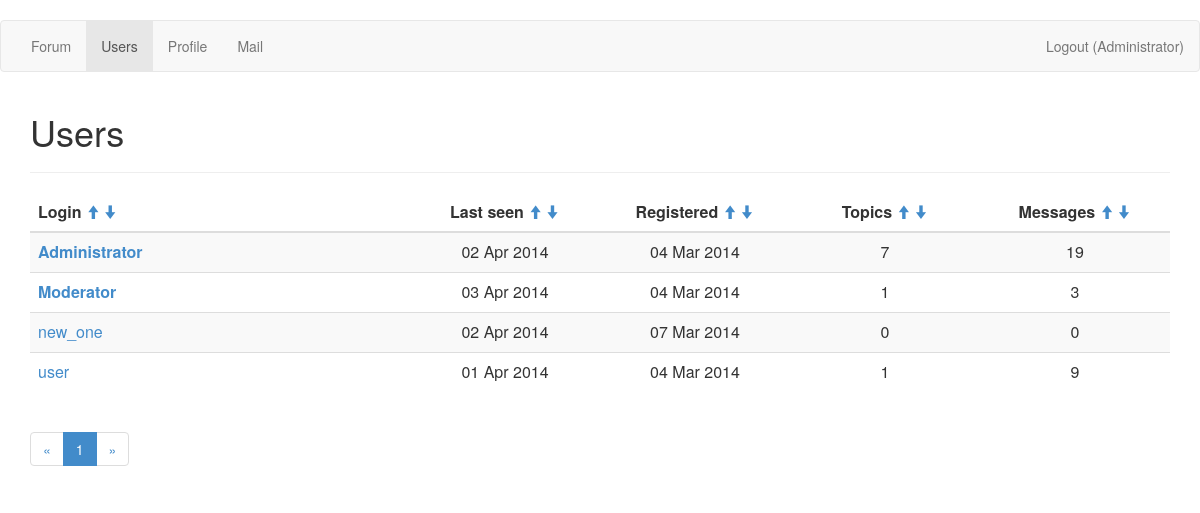
/userlist (signed in), run on an earlier commit of the app's database.
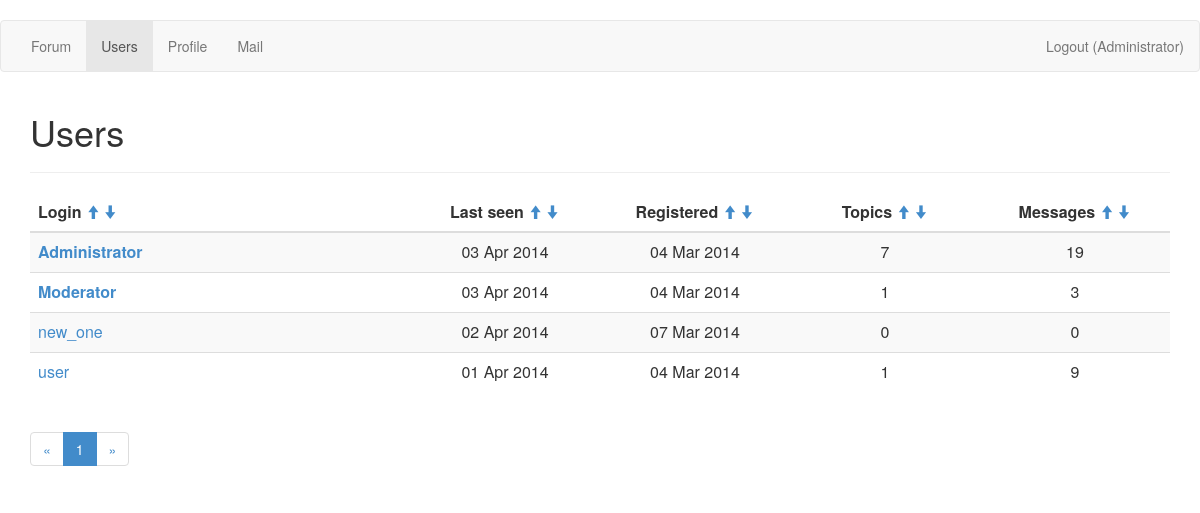
And on a later commit of the database.
### app/models.py (models this page shows, shortened)
class User(db.Model):
    __tablename__ = 'User'
    id = db.Column(db.Integer, primary_key=True)
    login = db.Column(db.Text, unique=True, nullable=False)
    password = db.Column(db.Text, nullable=False)
    role = db.Column(db.Integer, default=2, nullable=False)
    email = db.Column(db.Text, nullable=False)
    city = db.Column(db.Text, default='unknown')
    country = db.Column(db.Text, default='unknown')
    db_avatar = db.Column(db.Boolean, default=False)
    topic_count = db.Column(db.Integer, default=0)
    message_count = db.Column(db.Integer, default=0)
    reg_date = db.Column(db.DateTime, default=datetime.utcnow, nullable=False)
    last_seen = db.Column(db.DateTime, default=datetime.utcnow, onupdate=datetime.utcnow, nullable=False)
    def is_authenticated(self):
        return(True)
    @property
    def unread_mail(self):
        count = 0
        for message in self.mail_all.filter(Mailbox.directory=='0'):
            if not message.read:
                count += 1
        return(count)

### app/views.py (the view)
@app.route('/userlist')
def userlist(page=1):
    if request.args.get('page'):
        page = int(request.args.get('page'))
    pagination = Pagination(page, USER_PER_PAGE, User.query.count())
    sort_field = request.args.get('sort')
    sort_order = request.args.get('desc')
    if sort_field == 'last_seen' and sort_order == 'True':
        users_list = User.query.order_by(User.last_seen.desc()).all()
    elif sort_field == 'last_seen':
        users_list = User.query.order_by(User.last_seen).all()
    elif sort_field == 'reg_date' and sort_order == 'True':
        users_list = User.query.order_by(User.reg_date.desc()).all()
    elif sort_field == 'reg_date':
        users_list = User.query.order_by(User.reg_date).all()
    elif sort_field == 'topics' and sort_order == 'True':
        users_list = User.query.order_by(User.topic_count.desc()).all()
    elif sort_field == 'topics':
        users_list = User.query.order_by(User.topic_count).all()
    elif sort_field == 'messages' and sort_order == 'True':
        users_list = User.query.order_by(User.message_count.desc()).all()
    elif sort_field == 'messages':
        users_list = User.query.order_by(User.message_count).all()
    elif sort_field == 'login' and sort_order == 'True':
        users_list = User.query.order_by(User.login.collate('NOCASE').desc()).all()
    else:
        users_list = User.query.order_by(User.login.collate('NOCASE')).all()
    return(render_template('/userlist.html',
        user=current_user,
        users_list=users_list,
        pagination=pagination))

### app/views.py (called while the page is built)
@lm.user_loader
def load_user(id):
    return(User.query.get(int(id)))

    @property
    def pages(self):
        return(int(ceil(float(self.total_count)/self.per_page)))

    @property
    def pages_list(self):
        if self.pages < 4:
            res = range(1, self.pages+1)
        elif self.page < 3 and self.page+2 < self.pages:
            res = range(1, self.page+3)
        elif self.page < 3 and self.page+2 >= self.pages:
            res = range(1, self.pages+1)
        elif self.page > self.pages-3:
            res = range(self.page-2, self.pages+1)
        else:
            res = range(self.page-2, self.page+3)
        return(res)

    @property
    def first(self):
        if self.page == 1:
            return(0)
        else:
            return((self.page-1)*self.per_page)

    @property
    def last(self):
        if self.page == self.pages:
            return(None)
        else:
            return(self.page*self.per_page)

### app/templates/userlist.html (shortened to what this page needs)
﻿{% extends "base.html" %}
{% block content %}
<h1>Users</h1>
<hr>
<table class="table table-striped">
    <thead>
        <tr>
            <th class="col-md-4">
                Login
                <a href="{{url_for('userlist', sort='login', desc=True)}}"><small><i class="glyphicon glyphicon-arrow-up"></i></small></a>
                <a href="{{url_for('userlist', sort='login', desc=False)}}"><small><i class="glyphicon glyphicon-arrow-down"></i></small></a>
            </th>
            <th class="col-md-2 text-center">
                Last seen
                <a href="{{url_for('userlist', sort='last_seen', desc=True)}}"><small><i class="glyphicon glyphicon-arrow-up"></i></small></a>
                <a href="{{url_for('userlist', sort='last_seen', desc=False)}}"><small><i class="glyphicon glyphicon-arrow-down"></i></small></a>
            </th>
            <th class="col-md-2 text-center">
                Registered
                <a href="{{url_for('userlist', sort='reg_date', desc=True)}}"><small><i class="glyphicon glyphicon-arrow-up"></i></small></a>
                <a href="{{url_for('userlist', sort='reg_date', desc=False)}}"><small><i class="glyphicon glyphicon-arrow-down"></i></small></a>
            </th>
            <th class="col-md-2 text-center">
                Topics
                <a href="{{url_for('userlist', sort='topics', desc=True)}}"><small><i class="glyphicon glyphicon-arrow-up"></i></small></a>
                <a href="{{url_for('userlist', sort='topics', desc=False)}}"><small><i class="glyphicon glyphicon-arrow-down"></i></small></a>
            </th>
            <th class="col-md-2 text-center">
                Messages
                <a href="{{url_for('userlist', sort='messages', desc=True)}}"><small><i class="glyphicon glyphicon-arrow-up"></i></small></a>
                <a href="{{url_for('userlist', sort='messages', desc=False)}}"><small><i class="glyphicon glyphicon-arrow-down"></i></small></a>
            </th>
        </tr>
    </thead>
    <tbody>
        {% for user in users_list[pagination.first:pagination.last] %}
        <tr>
            <td>
            {% if user.role < 2 %}
                <b><a href="{{url_for('user_profile', user_id=user.id)}}">{{user.login}}</a></b>
            {% else %}
                <a href="{{url_for('user_profile', user_id=user.id)}}">{{user.login}}</a>
            {% endif %}
            </td>
            <td class="text-center">{{user.last_seen.strftime('%d %b %Y')}}</td>
            <td class="text-center">{{user.reg_date.strftime('%d %b %Y')}}</td>
            <td class="text-center">{{user.topic_count}}</td>
            <td class="text-center">{{user.message_count}}</td>
        </tr>
        {% endfor %}
    </tbody>
</table>
<ul class="pagination">
    <li><a href="{{url_for('userlist', page=1)}}">&laquo;</a></li>
    {% for page_number in pagination.pages_list %}
    <li{% if page_number == pagination.page %} class="active"{% endif %}>
        <a href="{{url_for('userlist', page=page_number)}}">{{page_number}}</a>
    </li>
    {% endfor %}
    <li><a href="{{url_for('userlist', page=pagination.pages)}}">&raquo;</a></li>
</ul>
{% endblock %}

### app/templates/base.html (shortened to what this page needs)
<!DOCTYPE html>
<head>
    <link rel="stylesheet" type="text/css" href="/static/css/bootstrap.min.css">
    <link rel="stylesheet" type="text/css" href="/static/css/custom.css">
</head>
<body>
<div class="navbar navbar-default" role="navigation">
    <div class="container-fluid">
        <ul class="nav navbar-nav">
            <li {% if request.path == '/' or request.path[:6] == '/forum' %}class="active"{% endif %}><a href="{{url_for('forum')}}">Forum</a></li>
            <li {% if request.path[:9] == '/userlist' %}class="active"{% endif %}><a href="{{url_for('userlist')}}">Users</a></li>
            {% if user.is_authenticated() %}
            <li {% if request.path[:8] == '/profile' %}class="active"{% endif %}><a href="{{url_for('my_profile')}}">Profile</a></li>
            <li {% if request.path[:8] == '/mailbox' %}class="active"{% endif %}><a href="{{url_for('mailbox')}}">Mail{% if user.unread_mail %} <sup><small>{{user.unread_mail}}</small></sup>{% endif %}</a></li>
            {% endif %}
        </ul>
        <ul class="nav navbar-nav navbar-right">
            {% if user.is_authenticated() %}
            <li><a href="{{url_for('logout')}}">Logout ({{user.login}})</a></li>
            {% else %}
            <li><a href="{{url_for('login')}}">Login</a></li>
            <li><a href="{{url_for('register')}}">Register</a></li>
            {% endif %}
        </ul>
    </div>
</div>
<div class="container">
    {% block content %}{% endblock %}
</div>
</body>
</html>

What changed in the data, as far as the page shows it:
changed User "Administrator": last_seen "02 Apr 2014" → "03 Apr 2014"
